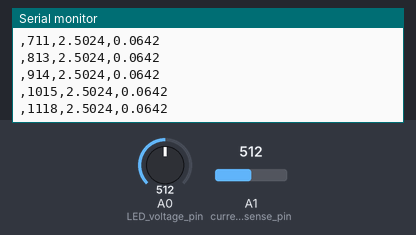
A sketch run on a simulated Arduino Uno, built with avr-gcc and run on an emulated ATmega328P. On the bench: the last lines printed to the serial monitor. The test bench sets the inputs (shaded band); at power-on: A0 (LED_voltage_pin) = 512, A1 (current_sense_pin) = 512.

Above: at 1.2 s.
1.3 s: A0 (LED_voltage_pin) set to 716
At 1.33 s:
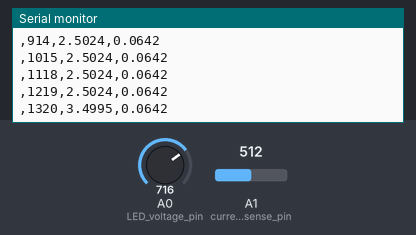
2.8 s: A1 (current_sense_pin) set to 716
At 2.85 s:
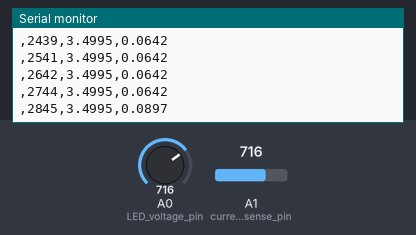
5.8 s: A0 (LED_voltage_pin) set to 900
At 5.8 s:
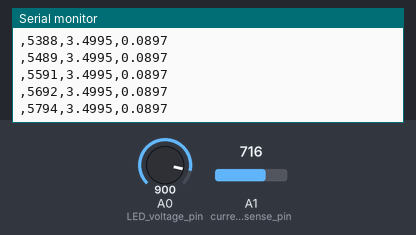
7.3 s: A1 (current_sense_pin) set to 900
At 7.32 s:
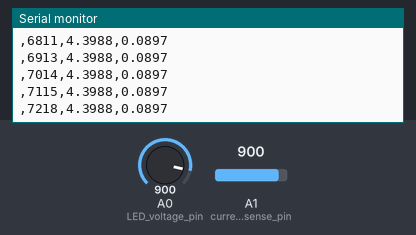
Timing chart, 0 to 9.8 s (numbered marks = the images above; inputs shaded):
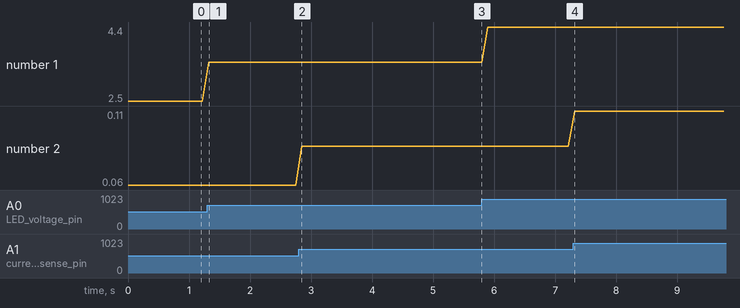

The sketch:

cur_vol.ino
```cpp
const int LED_voltage_pin   = A0;
const int current_sense_pin = A1;
const float R_sense         = 39.0;

const int MAX_SAMPLES = 6000;
int sample_count       = 0;


void setup() {
  Serial.begin(9600);

}

void loop() {
  if (sample_count < MAX_SAMPLES) {
    int LED_voltage = analogRead(LED_voltage_pin);
    int current_sense_voltage = analogRead(current_sense_pin);

    float voltage_LED = LED_voltage * (5.0/1023.0);
    float voltage_R_sense = current_sense_voltage * (5.0/1023.0);

    float current_LED = 0.0;
    if (R_sense > 0.001) {
      current_LED = voltage_R_sense/R_sense;
    }

    if (current_LED < 0) {
    current_LED = 0;
    }

    Serial.print(",");
    Serial.print(millis());
    Serial.print(",");
    Serial.print(voltage_LED , 4);
    Serial.print(",");
    Serial.println(current_LED , 4);

    sample_count++;

    if (sample_count == MAX_SAMPLES) {
      Serial.println(",");
    }
    delay(100);
  } else {
    delay(5000);
  }
}
```

Measured:
- after the input at 1.3 s, the serial monitor: prints a new line at once (image 1)
- after the input at 2.8 s, the serial monitor: prints a new line after 0.05 s (image 2)
- plotted number 1: 2.5 → 3.5 after the input at 1.3 s, 3.5 → 4.4 after the input at 5.8 s
- plotted number 2: 0.06 → 0.09 after the input at 2.8 s, 0.09 → 0.11 after the input at 7.3 s
